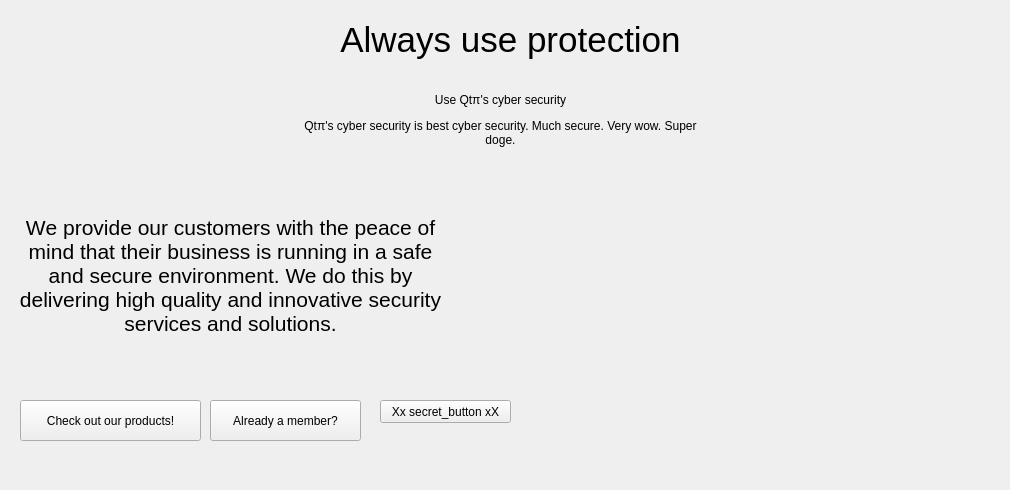
    <widget class="QWidget" name="welcomeTab">
     <attribute name="title">
      <string>Welcome</string>
     </attribute>
     <widget class="QPushButton" name="pushButton_2">
      <property name="geometry">
       <rect>
        <x>210</x>
        <y>400</y>
        <width>151</width>
        <height>41</height>
       </rect>
      </property>
      <property name="text">
       <string>Already a member?</string>
      </property>
     </widget>
     <widget class="QLabel" name="label_30">
      <property name="geometry">
       <rect>
        <x>10</x>
        <y>160</y>
        <width>441</width>
        <height>231</height>
       </rect>
      </property>
      <property name="styleSheet">
       <string notr="true">font: 20pt &quot;Comic Sans MS&quot;;</string>
      </property>
      <property name="text">
       <string>&lt;html&gt;&lt;head/&gt;&lt;body&gt;&lt;p align=&quot;center&quot;&gt;&lt;a name=&quot;docs-internal-guid-c54f02af-8772-63e4-a872-34c285a4a48f&quot;/&gt;&lt;span style=&quot; font-family:'Arial'; font-size:16pt; color:#000000; background-color:transparent;&quot;&gt;W&lt;/span&gt;&lt;span style=&quot; font-family:'Arial'; font-size:16pt; color:#000000; background-color:transparent;&quot;&gt;e provide our customers with the peace of mind that their business is running in a safe and secure environment. We do this by delivering high quality and innovative security services and solutions.&lt;/span&gt;&lt;/p&gt;&lt;/body&gt;&lt;/html&gt;</string>
      </property>
      <property name="wordWrap">
       <bool>true</bool>
      </property>
     </widget>
     <widget class="QPushButton" name="pushButton">
      <property name="geometry">
       <rect>
        <x>20</x>
        <y>400</y>
        <width>181</width>
        <height>41</height>
       </rect>
      </property>
      <property name="text">
       <string>Check out our products!</string>
      </property>
     </widget>
     <widget class="QLabel" name="label_37">
      <property name="geometry">
       <rect>
        <x>290</x>
        <y>0</y>
        <width>441</width>
        <height>81</height>
       </rect>
      </property>
      <property name="styleSheet">
       <string notr="true">font: 36pt &quot;Comic Sans MS&quot;;</string>
      </property>
      <property name="text">
       <string>&lt;html&gt;&lt;head/&gt;&lt;body&gt;&lt;p align=&quot;center&quot;&gt;&lt;span style=&quot; font-size:26pt;&quot;&gt;Always use protection&lt;/span&gt;&lt;/p&gt;&lt;/body&gt;&lt;/html&gt;</string>
      </property>
     </widget>
     <widget class="QLabel" name="label_38">
      <property name="geometry">
       <rect>
        <x>290</x>
        <y>60</y>
        <width>421</width>
        <height>121</height>
       </rect>
      </property>
      <property name="styleSheet">
       <string notr="true">font: 14pt &quot;Comic Sans MS&quot;;</string>
      </property>
      <property name="text">
       <string>&lt;html&gt;&lt;head/&gt;&lt;body&gt;&lt;p align=&quot;center&quot;&gt;Use Qtπ's cyber security&lt;/p&gt;&lt;p align=&quot;center&quot;&gt;Qtπ's cyber security is best cyber security. Much secure. Very wow. Super doge.&lt;/p&gt;&lt;/body&gt;&lt;/html&gt;</string>
      </property>
      <property name="wordWrap">
       <bool>true</bool>
      </property>
     </widget>
     <widget class="QLabel" name="picturelabel">
      <property name="geometry">
       <rect>
        <x>730</x>
        <y>290</y>
        <width>271</width>
        <height>191</height>
       </rect>
      </property>
      <property name="toolTipDuration">
       <number>-4</number>
      </property>
      <property name="text">
       <string/>
      </property>
      <property name="pixmap">
       <pixmap resource="resource.qrc">:/images/sneaker.png</pixmap>
      </property>
     </widget>
     <widget class="QPushButton" name="pushButton_3">
      <property name="geometry">
       <rect>
        <x>380</x>
        <y>400</y>
        <width>131</width>
        <height>23</height>
       </rect>
      </property>
      <property name="text">
       <string>Xx secret_button xX</string>
      </property>
     </widget>
     <zorder>pushButton_2</zorder>
     <zorder>label_30</zorder>
     <zorder>pushButton</zorder>
     <zorder>label_37</zorder>
     <zorder>label_38</zorder>
     <zorder>pushButton_3</zorder>
     <zorder>picturelabel</zorder>
    </widget>
